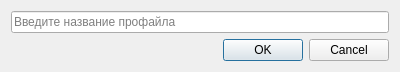
<?xml version="1.0" encoding="UTF-8"?>
<ui version="4.0">
 <class>Dialog</class>
 <widget class="QDialog" name="Dialog">
  <property name="geometry">
   <rect>
    <x>0</x>
    <y>0</y>
    <width>400</width>
    <height>67</height>
   </rect>
  </property>
  <property name="sizePolicy">
   <sizepolicy hsizetype="Fixed" vsizetype="Fixed">
    <horstretch>0</horstretch>
    <verstretch>0</verstretch>
   </sizepolicy>
  </property>
  <property name="minimumSize">
   <size>
    <width>400</width>
    <height>0</height>
   </size>
  </property>
  <property name="windowTitle">
   <string>Новый профайл</string>
  </property>
  <property name="modal">
   <bool>true</bool>
  </property>
  <layout class="QVBoxLayout" name="verticalLayout">
   <property name="sizeConstraint">
    <enum>QLayout::SetMinAndMaxSize</enum>
   </property>
   <item>
    <widget class="QLineEdit" name="profileName">
     <property name="sizePolicy">
      <sizepolicy hsizetype="Expanding" vsizetype="Fixed">
       <horstretch>0</horstretch>
       <verstretch>0</verstretch>
      </sizepolicy>
     </property>
     <property name="inputMask">
      <string/>
     </property>
     <property name="placeholderText">
      <string>Введите название профайла</string>
     </property>
    </widget>
   </item>
   <item>
    <widget class="QDialogButtonBox" name="buttonBox">
     <property name="orientation">
      <enum>Qt::Horizontal</enum>
     </property>
     <property name="standardButtons">
      <set>QDialogButtonBox::Cancel|QDialogButtonBox::Ok</set>
     </property>
    </widget>
   </item>
  </layout>
 </widget>
 <resources/>
 <connections>
  <connection>
   <sender>buttonBox</sender>
   <signal>accepted()</signal>
   <receiver>Dialog</receiver>
   <slot>accept()</slot>
   <hints>
    <hint type="sourcelabel">
     <x>248</x>
     <y>254</y>
    </hint>
    <hint type="destinationlabel">
     <x>157</x>
     <y>274</y>
    </hint>
   </hints>
  </connection>
  <connection>
   <sender>buttonBox</sender>
   <signal>rejected()</signal>
   <receiver>Dialog</receiver>
   <slot>reject()</slot>
   <hints>
    <hint type="sourcelabel">
     <x>316</x>
     <y>260</y>
    </hint>
    <hint type="destinationlabel">
     <x>286</x>
     <y>274</y>
    </hint>
   </hints>
  </connection>
 </connections>
</ui>
